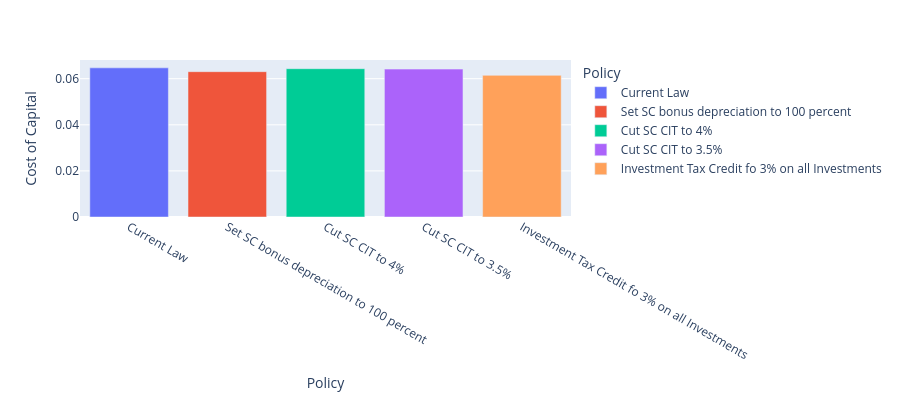

Notebook code cell kept with this figure:
### Code cell
# Other results
fig13 = px.bar(
    df[(df["output_var"]=="rho") & (df["asset_type"]=="machines")], x="Policy",
    y="value", color='Policy', labels={'value':'Cost of Capital'}, height=400
)
fig13.show()

### Figure 1 — Plotly figure (JSON) as saved in the notebook; plotly's stock layout.template omitted (floating-point values rounded to 4 significant figures)
{"data": [{"alignmentgroup": "True", "hovertemplate": "Policy=%{x}<br>Cost of Capital=%{y}<extra></extra>", "legendgroup": "Current Law", "marker": {"color": "#636efa", "pattern": {"shape": ""}}, "name": "Current Law", "offsetgroup": "Current Law", "orientation": "v", "showlegend": true, "textposition": "auto", "type": "bar", "x": ["Current Law"], "xaxis": "x", "y": [0.0647], "yaxis": "y"}, {"alignmentgroup": "True", "hovertemplate": "Policy=%{x}<br>Cost of Capital=%{y}<extra></extra>", "legendgroup": "Set SC bonus depreciation to 100 percent", "marker": {"color": "#EF553B", "pattern": {"shape": ""}}, "name": "Set SC bonus depreciation to 100 percent", "offsetgroup": "Set SC bonus depreciation to 100 percent", "orientation": "v", "showlegend": true, "textposition": "auto", "type": "bar", "x": ["Set SC bonus depreciation to 100 percent"], "xaxis": "x", "y": [0.06304], "yaxis": "y"}, {"alignmentgroup": "True", "hovertemplate": "Policy=%{x}<br>Cost of Capital=%{y}<extra></extra>", "legendgroup": "Cut SC CIT to 4%", "marker": {"color": "#00cc96", "pattern": {"shape": ""}}, "name": "Cut SC CIT to 4%", "offsetgroup": "Cut SC CIT to 4%", "orientation": "v", "showlegend": true, "textposition": "auto", "type": "bar", "x": ["Cut SC CIT to 4%"], "xaxis": "x", "y": [0.06433], "yaxis": "y"}, {"alignmentgroup": "True", "hovertemplate": "Policy=%{x}<br>Cost of Capital=%{y}<extra></extra>", "legendgroup": "Cut SC CIT to 3.5%", "marker": {"color": "#ab63fa", "pattern": {"shape": ""}}, "name": "Cut SC CIT to 3.5%", "offsetgroup": "Cut SC CIT to 3.5%", "orientation": "v", "showlegend": true, "textposition": "auto", "type": "bar", "x": ["Cut SC CIT to 3.5%"], "xaxis": "x", "y": [0.06415], "yaxis": "y"}, {"alignmentgroup": "True", "hovertemplate": "Policy=%{x}<br>Cost of Capital=%{y}<extra></extra>", "legendgroup": "Investment Tax Credit fo 3% on all Investments", "marker": {"color": "#FFA15A", "pattern": {"shape": ""}}, "name": "Investment Tax Credit fo 3% on all Investments", "offsetgroup": "Investment Tax Credit fo 3% on all Investments", "orientation": "v", "showlegend": true, "textposition": "auto", "type": "bar", "x": ["Investment Tax Credit fo 3% on all Investments"], "xaxis": "x", "y": [0.06144], "yaxis": "y"}], "layout": {"barmode": "relative", "height": 400, "legend": {"title": {"text": "Policy"}, "tracegroupgap": 0}, "margin": {"t": 60}, "xaxis": {"anchor": "y", "categoryarray": ["Current Law", "Set SC bonus depreciation to 100 percent", "Cut SC CIT to 4%", "Cut SC CIT to 3.5%", "Investment Tax Credit fo 3% on all Investments"], "categoryorder": "array", "domain": [0, 1], "title": {"text": "Policy"}}, "yaxis": {"anchor": "x", "domain": [0, 1], "title": {"text": "Cost of Capital"}}}}
